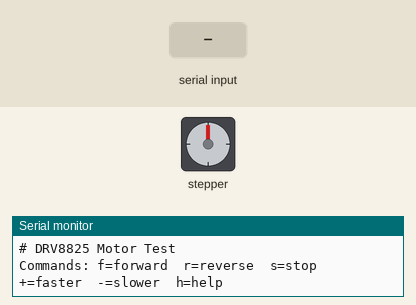
A sketch run on a simulated Arduino Uno, built with avr-gcc and run on an emulated ATmega328P. On the bench: stepper motor, the last lines printed to the serial monitor. Wiring (inferred from the names in the program): stepper motor driver (200 steps per turn assumed): step pin 2; direction pin 3; enable pin 4. The inputs (shaded band) are chosen by the test bench.

Above: at 1.2 s.
1.3 s: "f" received over Serial
At 1.75 s:
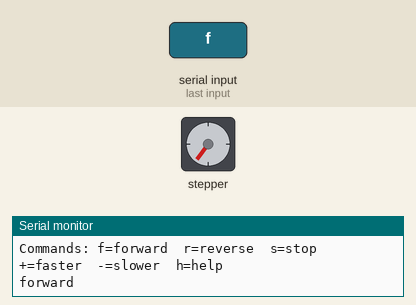
At 2.35 s:
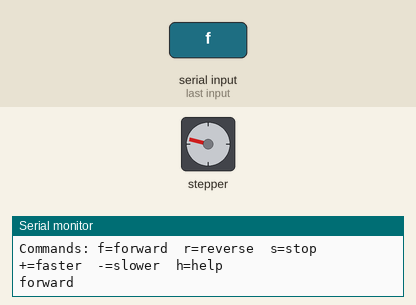
4.3 s: "+" received over Serial
At 4.46 s:
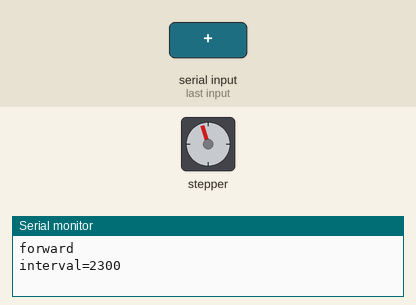
7.3 s: "-" received over Serial
10.3 s: "r" received over Serial
Timing chart, 0 to 14.3 s (numbered marks = the images above; inputs shaded):
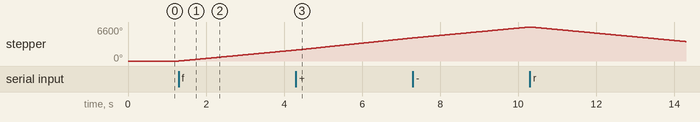

The sketch:

MotorTest.ino
```cpp
// Verify the DRV8825 driver and stepper motor turn correctly, both directions, at a controllable speed.

const uint8_t PIN_STEP = 2;
const uint8_t PIN_DIR  = 3;
const uint8_t PIN_EN   = 4;
const bool    ENABLE_ACTIVE_LOW = true;

const unsigned int  STEP_PULSE_US        = 3;
const unsigned long MIN_STEP_INTERVAL_US = 500;
const unsigned long MAX_STEP_INTERVAL_US = 6000;

unsigned long stepInterval = 2500;     // current speed
unsigned long lastStepUs   = 0;
bool running   = false;
int  dir       = +1;

void enableDriver(bool on) {
  bool pinHigh = ENABLE_ACTIVE_LOW ? (!on) : on;
  digitalWrite(PIN_EN, pinHigh ? HIGH : LOW);
}

void printHelp() {
  Serial.println(F("Commands: f=forward  r=reverse  s=stop  +=faster  -=slower  h=help"));
}

void setup() {
  pinMode(PIN_STEP, OUTPUT);
  pinMode(PIN_DIR,  OUTPUT);
  pinMode(PIN_EN,   OUTPUT);
  digitalWrite(PIN_STEP, LOW);
  enableDriver(false);                 // start disabled/stopped

  Serial.begin(115200);
  Serial.println(F("# DRV8825 Motor Test"));
  printHelp();
}

void loop() {
  // --- handle serial commands ---
  if (Serial.available()) {
    char c = Serial.read();
    switch (c) {
      case 'f': dir = +1; running = true;  enableDriver(true);
                Serial.println(F("forward")); break;
      case 'r': dir = -1; running = true;  enableDriver(true);
                Serial.println(F("reverse")); break;
      case 's': running = false; enableDriver(false);
                Serial.println(F("stopped")); break;
      case '+': if (stepInterval > MIN_STEP_INTERVAL_US) stepInterval -= 200;
                Serial.print(F("interval=")); Serial.println(stepInterval); break;
      case '-': if (stepInterval < MAX_STEP_INTERVAL_US) stepInterval += 200;
                Serial.print(F("interval=")); Serial.println(stepInterval); break;
      case 'h': printHelp(); break;
      default: break;
    }
  }

  // non-blocking step generation (keeps serial responsive)
  if (running) {
    digitalWrite(PIN_DIR, (dir > 0) ? HIGH : LOW);
    unsigned long nowUs = micros();
    if (nowUs - lastStepUs >= stepInterval) {
      lastStepUs = nowUs;
      digitalWrite(PIN_STEP, HIGH);
      delayMicroseconds(STEP_PULSE_US);
      digitalWrite(PIN_STEP, LOW);
    }
  }
}
```

Measured:
- after the input at 1.3 s, stepper: keeps turning clockwise at about 711°/s, starting at once
